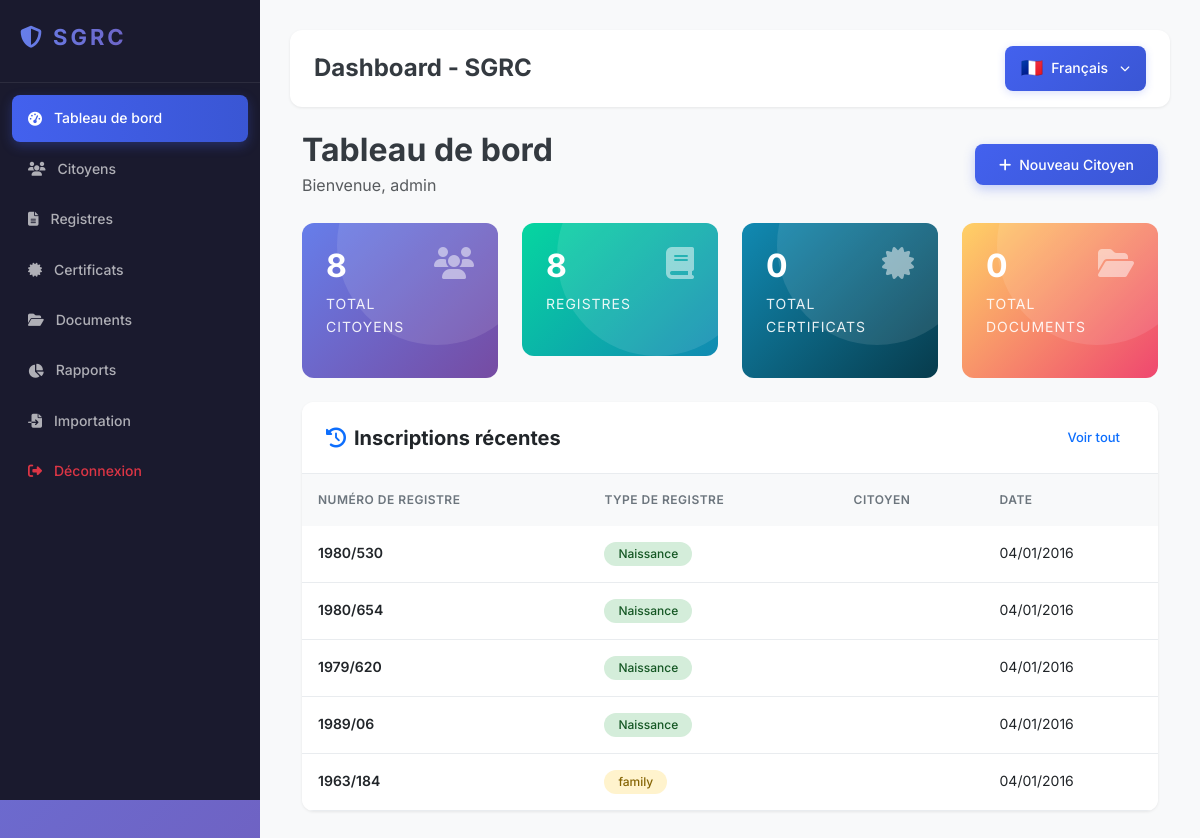
The app's page /modules/dashboard/index.php (signed in) with its own data.
### tables this page shows
CREATE TABLE `register_pages` (
  `id` int(11) UNSIGNED NOT NULL AUTO_INCREMENT,
  `register_book_id` int(11) UNSIGNED NOT NULL,
  `page_number` int(5) NOT NULL COMMENT 'رقم الصفحة',
  `sequential_number` int(10) NOT NULL COMMENT 'الرقم الترتيبي',
  `record_date` date NOT NULL COMMENT 'تاريخ التسجيل',
  `full_name` varchar(200) NOT NULL COMMENT 'الاسم الكامل',
  `birth_date` date DEFAULT NULL COMMENT 'تاريخ الولادة',
  `birth_place` varchar(100) DEFAULT NULL COMMENT 'مكان الولادة',
  `father_name` varchar(100) DEFAULT NULL COMMENT 'اسم الأب',
  `mother_name` varchar(100) DEFAULT NULL COMMENT 'اسم الأم',
  `family_name` varchar(100) DEFAULT NULL COMMENT 'الاسم العائلي',
  `address` varchar(255) DEFAULT NULL COMMENT 'العنوان',
  `id_number` varchar(20) DEFAULT NULL COMMENT 'رقم الهوية',
  `notes` text DEFAULT NULL COMMENT 'ملاحظات',
  `scan_path` varchar(255) DEFAULT NULL COMMENT 'مسار المسح الضوئي',
  `ocr_text` text DEFAULT NULL COMMENT 'نص OCR',
  `ocr_confidence` decimal(5,2) DEFAULT NULL,
  `citizen_id` int(11) UNSIGNED DEFAULT NULL COMMENT 'رابط بالمواطن',
  `created_by` int(11) UNSIGNED DEFAULT NULL,
  `created_at` timestamp NOT NULL DEFAULT current_timestamp(),
  `updated_at` timestamp NOT NULL DEFAULT current_timestamp() ON UPDATE current_timestamp(),
  PRIMARY KEY (`id`),
  UNIQUE KEY `unique_page` (`register_book_id`, `page_number`, `sequential_number`),
  KEY `sequential_number` (`sequential_number`),
  KEY `record_date` (`record_date`),
  KEY `full_name` (`full_name`),
  KEY `citizen_id` (`citizen_id`),
  CONSTRAINT `fk_pages_book` FOREIGN KEY (`register_book_id`) REFERENCES `register_books` (`id`) ON DELETE CASCADE,
  CONSTRAINT `fk_pages_citizen` FOREIGN KEY (`citizen_id`) REFERENCES `citizens` (`id`) ON DELETE SET NULL,
  CONSTRAINT `fk_pages_created_by` FOREIGN KEY (`created_by`) REFERENCES `users` (`id`) ON DELETE SET NULL
);

CREATE TABLE `register_books` (
  `id` int(11) UNSIGNED NOT NULL AUTO_INCREMENT,
  `register_number` varchar(50) NOT NULL COMMENT 'رقم السجل',
  `register_type` enum('birth','death','marriage','divorce','family','residence','other') NOT NULL DEFAULT 'birth' COMMENT 'نوع السجل',
  `register_type_label` varchar(100) DEFAULT NULL,
  `register_type_label_fr` varchar(100) DEFAULT NULL,
  `year` int(4) NOT NULL COMMENT 'سنة السجل',
  `page_count` int(5) DEFAULT 0 COMMENT 'عدد الصفحات',
  `status` enum('active','archived','closed') NOT NULL DEFAULT 'active',
  `location` varchar(100) DEFAULT NULL COMMENT 'مكان التخزين',
  `notes` text DEFAULT NULL,
  `created_by` int(11) UNSIGNED DEFAULT NULL,
  `created_at` timestamp NOT NULL DEFAULT current_timestamp(),
  `updated_at` timestamp NOT NULL DEFAULT current_timestamp() ON UPDATE current_timestamp(),
  PRIMARY KEY (`id`),
  UNIQUE KEY `register_number` (`register_number`),
  KEY `register_type` (`register_type`),
  KEY `year` (`year`),
  KEY `status` (`status`),
  CONSTRAINT `fk_books_created_by` FOREIGN KEY (`created_by`) REFERENCES `users` (`id`) ON DELETE SET NULL
);

### config/database.php (called while the page is built, shortened)
<?php
class Database {
    private static $instance = null;
        private $pdo;
            private function __construct() {
                    try {
                                $dsn = "mysql:host=" . DB_HOST . ";dbname=" . DB_NAME . ";charset=" . DB_CHARSET;
                                            $this->pdo = new PDO($dsn, DB_USER, DB_PASS);
                                                        $this->pdo->setAttribute(PDO::ATTR_ERRMODE, PDO::ERRMODE_EXCEPTION);
                                                                    $this->pdo->setAttribute(PDO::ATTR_DEFAULT_FETCH_MODE, PDO::FETCH_ASSOC);
                                                                                            $this->pdo->setAttribute(PDO::ATTR_EMULATE_PREPARES, false);
                                                                                                    } catch (PDOException $e) {
                                                                                                                die("Connection failed: " . $e->getMessage());
                                                                                                                        }
                                                                                                                            }
                                                                                                                                public static function getInstance() {
                                                                                                                                        if (self::$instance === null) {
                                                                                                                                                    self::$instance = new self();
                                                                                                                                                            }
                                                                                                                                                                    return self::$instance;
                                                                                                                                                                        }
                                                                                                                                                                                            public function query($sql, $params = []) {
                                                                                                                                                                                                    $stmt = $this->pdo->prepare($sql);
                                                                                                                                                                                                            $stmt->execute($params);
                                                                                                                                                                                                                    return $stmt;
                                                                                                                                                                                                                        }
                                                                                                                                                                                                                        }

### modules/dashboard/index.php (the view, shortened to what this page needs)
<?php
require_once dirname(__FILE__) . '/../../includes/header.php';
$db = Database::getInstance();
$stats = array(
    'citizens' => $db->query("SELECT COUNT(*) as c FROM citizens")->fetch()['c'],
    'register_books' => $db->query("SELECT COUNT(*) as c FROM register_books")->fetch()['c'],
    'certificates' => $db->query("SELECT COUNT(*) as c FROM certificates")->fetch()['c'],
    'documents' => $db->query("SELECT COUNT(*) as c FROM documents")->fetch()['c'],
    'recent_pages' => $db->query("SELECT rp.*, rb.register_number, rb.register_type, c.first_name, c.family_name FROM register_pages rp LEFT JOIN register_books rb ON rp.register_book_id = rb.id LEFT JOIN citizens c ON rp.citizen_id = c.id ORDER BY rp.created_at DESC LIMIT 5")->fetchAll()
);
?>
<div class="container-fluid">
    <div class="d-flex justify-content-between align-items-center mb-4">
        <div>
            <h2 class="fw-bold mb-1"><?php echo isset($lang['dashboard']) ? $lang['dashboard'] : 'Dashboard'; ?></h2>
            <p class="text-muted mb-0"><?php echo isset($lang['welcome_back']) ? $lang['welcome_back'] : 'Welcome back'; ?>, <?php echo htmlspecialchars($_SESSION['username'] ?? 'User'); ?></p>
        </div>
        <a href="/SGRC/modules/citizens/create.php" class="btn btn-primary">
            <i class="fas fa-plus me-2"></i><?php echo isset($lang['new_citizen']) ? $lang['new_citizen'] : 'New Citizen'; ?>
        </a>
    </div>
    <div class="row g-4 mb-4">
        <div class="col-md-3">
            <div class="stat-card bg-primary">
                <div class="d-flex justify-content-between align-items-start">
                    <div>
                        <h3><?php echo number_format($stats['citizens']); ?></h3>
                        <p><?php echo isset($lang['total_citizens']) ? $lang['total_citizens'] : 'Total Citizens'; ?></p>
                    </div>
                    <i class="fas fa-users fa-2x opacity-50"></i>
                </div>
            </div>
        </div>
        <div class="col-md-3">
            <div class="stat-card bg-success">
                <div class="d-flex justify-content-between align-items-start">
                    <div>
                        <h3><?php echo number_format($stats['register_books']); ?></h3>
                        <p><?php echo isset($lang['registers']) ? $lang['registers'] : 'Registers'; ?></p>
                    </div>
                    <i class="fas fa-book fa-2x opacity-50"></i>
                </div>
            </div>
        </div>
        <div class="col-md-3">
            <div class="stat-card bg-info">
                <div class="d-flex justify-content-between align-items-start">
                    <div>
                        <h3><?php echo number_format($stats['certificates']); ?></h3>
                        <p><?php echo isset($lang['total_certificates']) ? $lang['total_certificates'] : 'Certificates'; ?></p>
                    </div>
                    <i class="fas fa-certificate fa-2x opacity-50"></i>
                </div>
            </div>
        </div>
        <div class="col-md-3">
            <div class="stat-card bg-warning">
                <div class="d-flex justify-content-between align-items-start">
                    <div>
                        <h3><?php echo number_format($stats['documents']); ?></h3>
                        <p><?php echo isset($lang['total_documents']) ? $lang['total_documents'] : 'Documents'; ?></p>
                    </div>
                    <i class="fas fa-folder-open fa-2x opacity-50"></i>
                </div>
            </div>
        </div>
    </div>
    <div class="card">
        <div class="card-header d-flex justify-content-between align-items-center">
            <h5 class="mb-0 fw-bold"><i class="fas fa-clock-rotate-left me-2 text-primary"></i><?php echo isset($lang['recent_registrations']) ? $lang['recent_registrations'] : 'Recent Registrations'; ?></h5>
            <a href="/SGRC/modules/registers/index.php" class="btn btn-sm btn-outline-primary"><?php echo isset($lang['view_all']) ? $lang['view_all'] : 'View All'; ?></a>
        </div>
        <div class="card-body p-0">
            <div class="table-responsive">
                <table class="table mb-0">
                    <thead>
                        <tr>
                            <th><?php echo isset($lang['register_number']) ? $lang['register_number'] : 'Register #'; ?></th>
                            <th><?php echo isset($lang['register_type']) ? $lang['register_type'] : 'Type'; ?></th>
                            <th><?php echo isset($lang['citizen']) ? $lang['citizen'] : 'Citizen'; ?></th>
                            <th><?php echo isset($lang['date']) ? $lang['date'] : 'Date'; ?></th>
                        </tr>
                    </thead>
                    <tbody>
                        <?php foreach ($stats['recent_pages'] as $reg): ?>
                        <tr>
                            <td class="fw-semibold"><?php echo htmlspecialchars($reg['register_number']); ?></td>
                            <td>
                                <span class="badge bg-<?php echo $reg['register_type'] === 'birth' ? 'success' : ($reg['register_type'] === 'death' ? 'dark' : ($reg['register_type'] === 'marriage' ? 'info' : 'warning')); ?>">
                                    <?php echo isset($lang[$reg['register_type']]) ? $lang[$reg['register_type']] : $reg['register_type']; ?>
                                </span>
                            </td>
                            <td><?php echo htmlspecialchars(($reg['first_name'] ?? '') . ' ' . ($reg['family_name'] ?? '')); ?></td>
                            <td><?php echo date('d/m/Y', strtotime($reg['record_date'])); ?></td>
                        </tr>
                        <?php endforeach; ?>
                    </tbody>
                </table>
            </div>
        </div>
    </div>
</div>
<?php require_once dirname(__FILE__) . '/../../includes/footer.php'; ?>

### records on screen
register_pages: register_book.register_number "1980/530", register_book.register_type "Naissance", record_date "04/01/2016"
register_pages: register_book.register_number "1980/654", register_book.register_type "Naissance", record_date "04/01/2016"
register_pages: register_book.register_number "1979/620", register_book.register_type "Naissance", record_date "04/01/2016"
register_pages: register_book.register_number "1989/06", register_book.register_type "Naissance", record_date "04/01/2016"
register_pages: register_book.register_number "1963/184", register_book.register_type "family", record_date "04/01/2016"

### other values on screen
$lang[$item[0]] "Tableau de bord"
$lang[$item[0]] "Citoyens"
$lang[$item[0]] "Registres"
$lang[$item[0]] "Certificats"
$lang[$item[0]] "Documents"
$lang[$item[0]] "Rapports"
$lang[$item[0]] "Importation"
$lang['logout'] "Déconnexion"
$pageTitle "Dashboard - SGRC"
$langNames[$currentLang]['flag'] "🇫🇷"
$langNames[$currentLang]['name'] "Français"
$lang['dashboard'] "Tableau de bord"
$lang['welcome_back'] "Bienvenue"
$_SESSION['username'] "admin"
$lang['new_citizen'] "Nouveau Citoyen"
